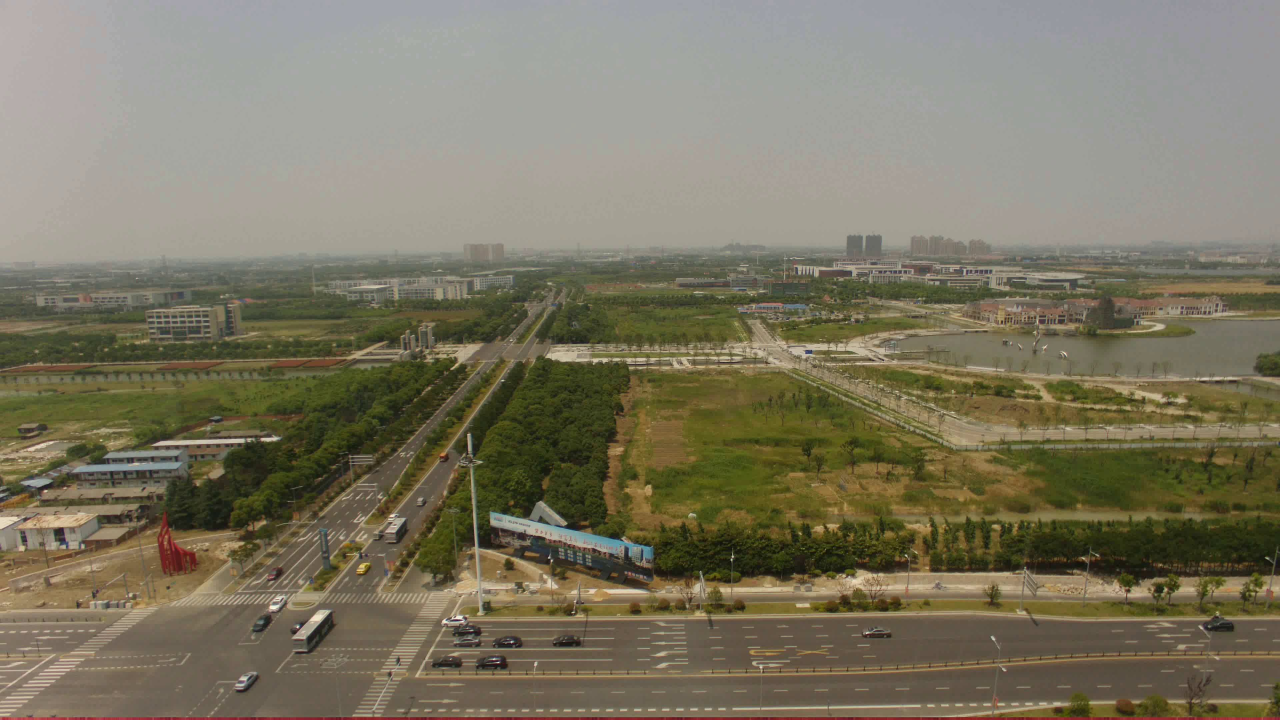
//> input picture mantis_camera_color_correction/data/00_refimg.jpg, 3840 x 2160 px (shown at 1/3 size)
$ ./main   (built with g++ and OpenCV 4)
//> lines starting //> are read from the running program, lines starting //| are printed output that depends on the picture
#include "RelightingInterpolation.h"
#include <opencv2/ximgproc.hpp>

std::string edgeModelname = "/home/ubuntu/ShaneYuan/project/mantis_api_code/mantis_camera_color_correction/model/model.yml";

// edge detector class
class EdgeDetector {
public:
    static cv::Mat structuredEdgeDetector(cv::Mat img, std::string modelname) {
        cv::Mat edges;
        cv::Ptr<cv::ximgproc::StructuredEdgeDetection> ptr = cv::ximgproc::createStructuredEdgeDetection(modelname);
        img.convertTo(img, cv::DataType<float>::type, 1/255.0);
        ptr->detectEdges(img, edges);
        edges = edges * 255;
        edges.convertTo(edges, CV_8U);
        return edges;
    }

    static cv::Mat laplacianEdgeDetector(cv::Mat img) {
        cv::Mat edges, imgGray;
        cv::cvtColor(img, imgGray, CV_BGR2GRAY);
        cv::Laplacian(imgGray, edges, CV_8U, 5);
        cv::convertScaleAbs(edges, edges);
        return edges;
    }
};

int localviewCamLocalization(cv::Mat refImg, cv::Mat localImg, float scale, cv::Mat& refBlk, cv::Rect& rect) {
    // compute new size
    cv::Mat localImg2;
    cv::Size smallsize = cv::Size(static_cast<float>(localImg.cols) * scale, static_cast<float>(localImg.rows) * scale);
    cv::resize(localImg, localImg2, smallsize);

    cv::Mat local = localImg2.clone();
    cv::Mat localEdge = EdgeDetector::structuredEdgeDetector(local, edgeModelname);

    cv::Mat ref = refImg.clone();
    cv::Mat refEdge = EdgeDetector::structuredEdgeDetector(ref, edgeModelname);

    // zncc matching
    cv::Mat resultRGB, resultEdge, result;
    cv::matchTemplate(ref, local, resultRGB, cv::TM_CCOEFF_NORMED, cv::Mat());
    cv::matchTemplate(refEdge, localEdge, resultEdge, cv::TM_CCOEFF_NORMED, cv::Mat());
    result = resultRGB.mul(resultEdge);

    double minVal, maxVal;
    cv::Point2i minLoc, maxLoc;
    cv::minMaxLoc(result, &minVal, &maxVal, &minLoc, &maxLoc, cv::Mat());
    rect = cv::Rect(maxLoc.x, maxLoc.y, smallsize.width, smallsize.height);
    refBlk = refImg(rect).clone();

    return 0;
}

int main(int argc, char* argv[]) {
    std::string inputdir = "/home/ubuntu/ShaneYuan/project/mantis_api_code/mantis_camera_color_correction/data/";
    std::string outdir = "/home/ubuntu/ShaneYuan/project/mantis_api_code/mantis_camera_color_correction/result/";
    std::vector<std::string> localnames;
    for (int i = 0; i < 18; i ++) {
        localnames.push_back(cv::format("%s/%02d_localview.jpg", inputdir.c_str(), i));
    }
    std::string refname = cv::format("%s/00_refimg.jpg", inputdir.c_str());
    float scale = 0.14;

    // localview localization
    cv::Mat refBlk;
    cv::Mat refImg = cv::imread(refname);
//> refImg is the input picture: 2160 rows x 3840 cols, CV_8UC3; mean B, G, R 97.6, 117.9, 123.5

    for (int i = 0; i < localnames.size(); i ++) {
        std::cout << "Process image " << i << "..." << std::endl;
        cv::Mat localImg = cv::imread(localnames[i]);
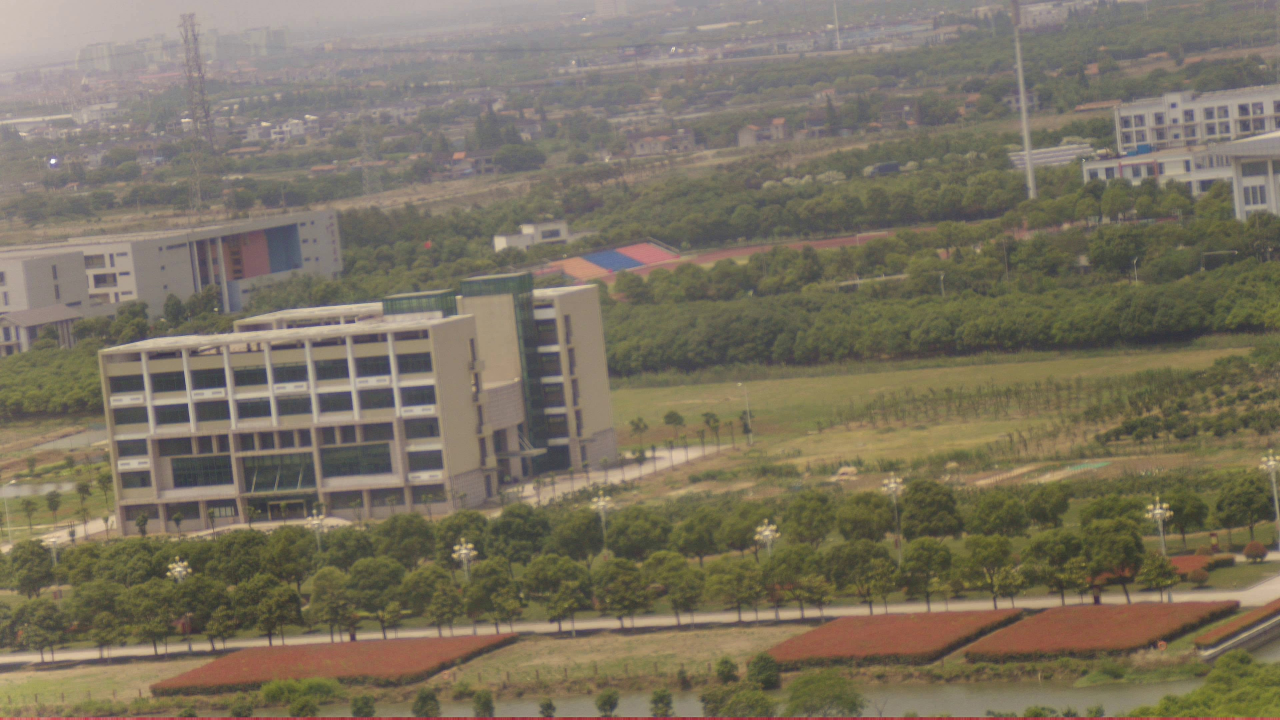
//> input picture mantis_camera_color_correction/data/00_localview.jpg, 3840 x 2160 px (shown at 1/3 size)
//> localImg is the input picture: 2160 rows x 3840 cols, CV_8UC3; mean B, G, R 96.2, 113.3, 122
        cv::Rect rect;
        localviewCamLocalization(refImg, localImg, scale, refBlk, rect);
//> in localviewCamLocalization, `cv::resize(localImg, localImg2, smallsize);`:
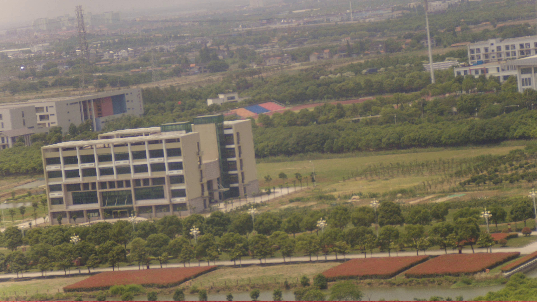
//> localImg2: 302 rows x 537 cols, CV_8UC3; mean B, G, R 96.1, 113.2, 121.9
//> (the run ends here: the program stops with an error, at `cv::Ptr<cv::ximgproc::StructuredEdgeDetection> ptr = cv::ximgproc::cre..`)
